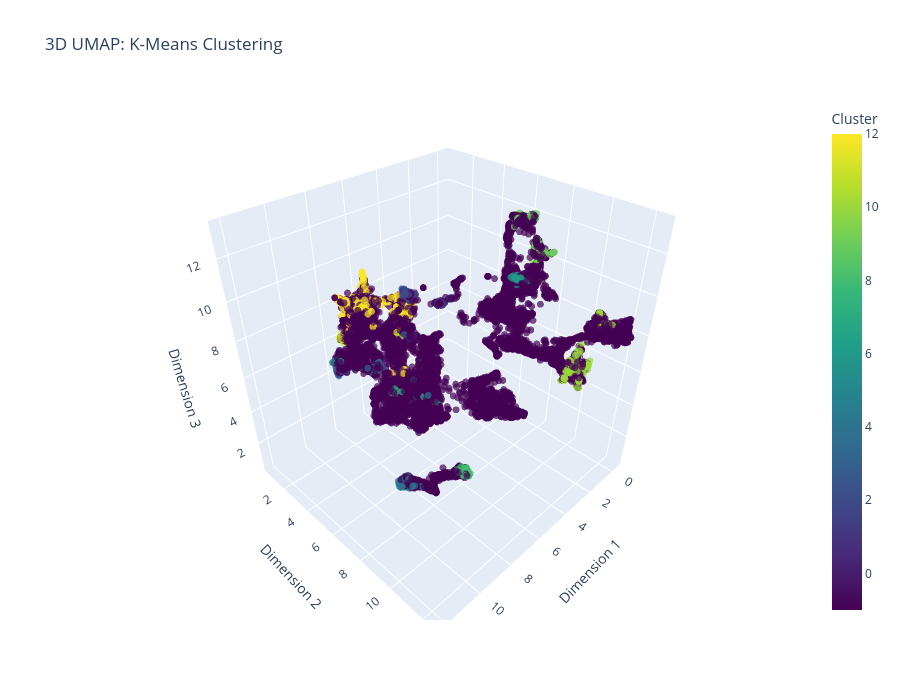

The notebook cell this image was saved under:
### Code cell
# ============================================================================
# CELL 17: 3D Interactive Visualization (K-Means)
# ============================================================================
print("\n" + "=" * 80)
print("3D INTERACTIVE VISUALIZATION")
print("=" * 80)

# Compute 3D UMAP for best method (K-Means)
umap_3d = umap.UMAP(
    n_components=3, random_state=RANDOM_SEED, n_neighbors=15, min_dist=0.1
)
embeddings_umap_3d = umap_3d.fit_transform(embeddings_pca)

# Create interactive 3D plot
fig = plot_clusters_3d_interactive(
    embeddings_umap_3d,
    labels_hdbscan,
    df,
    title="3D UMAP: K-Means Clustering",
    color_by=None,  # Color by cluster
    hover_cols=["type", "culture", "country", "label"],
)

fig.show()
plt.tight_layout()
plt.show()
print("✓ 3D interactive plot saved as HTML")

### Figure 1 — Plotly figure (JSON) as saved in the notebook; plotly's stock layout.template omitted (floating-point values rounded to 4 significant figures; data arrays with more than 128 entries replaced by an {"elided": "..."} marker saying what was removed)
{"data": [{"hovertemplate": "%{text}<extra></extra>", "marker": {"color": {"elided": "23007 int values"}, "colorbar": {"title": {"text": "Cluster"}}, "colorscale": [[0, "#440154"], [0.1111, "#482878"], [0.2222, "#3e4989"], [0.3333, "#31688e"], [0.4444, "#26828e"], [0.5556, "#1f9e89"], [0.6667, "#35b779"], [0.7778, "#6ece58"], [0.8889, "#b5de2b"], [1, "#fde725"]], "opacity": 0.7, "showscale": true, "size": 4}, "mode": "markers", "text": {"elided": "23007 str values"}, "type": "scatter3d", "x": {"elided": "23007 float values"}, "y": {"elided": "23007 float values"}, "z": {"elided": "23007 float values"}}], "layout": {"height": 700, "scene": {"xaxis": {"title": {"text": "Dimension 1"}}, "yaxis": {"title": {"text": "Dimension 2"}}, "zaxis": {"title": {"text": "Dimension 3"}}}, "title": {"text": "3D UMAP: K-Means Clustering"}}}
